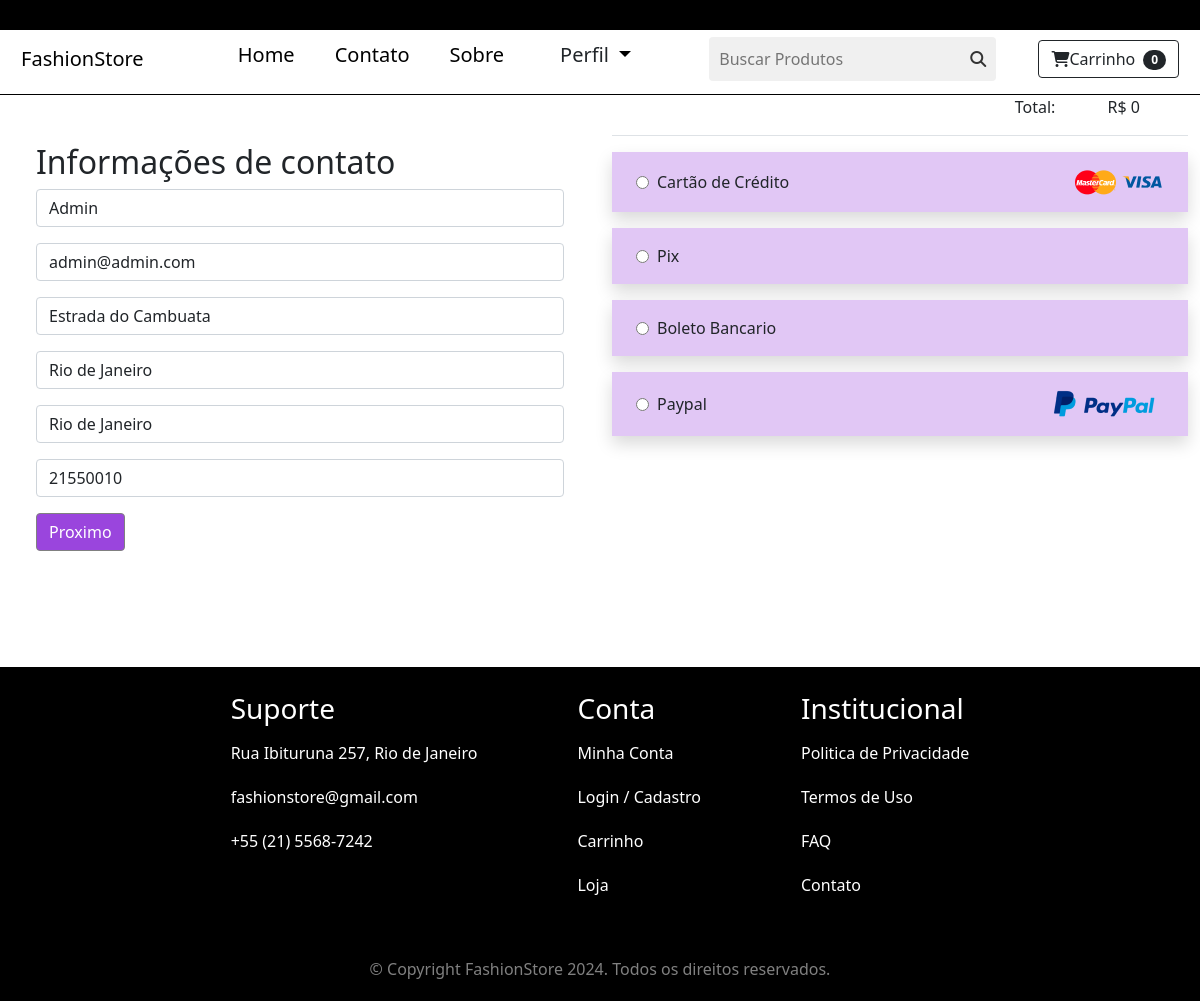
Screenshot of /pagamento/checkout (signed in) with the database file from the repository.
### pagamento/models.py (models this page shows, shortened)
class ShippingAddress(models.Model):
    user = models.ForeignKey(
        User, on_delete=models.CASCADE, null=True, blank=True)
    shipping_full_name = models.CharField(max_length=255)
    shipping_email = models.CharField(max_length=255)
    shipping_address = models.CharField(max_length=255)
    shipping_city = models.CharField(max_length=255)
    shipping_state = models.CharField(max_length=255, null=True, blank=True)
    shipping_zipcode = models.CharField(max_length=255, null=True, blank=True)
    class Meta:
        verbose_name_plural = "Shipping Address"

### pagamento/views.py (the view)
# urls.py: path('checkout', views.checkout, name='checkout'),
def checkout(request):
    carrinho = Carrinho(request)
    produtos_carrinho = carrinho.get_prods
    quantidades = carrinho.get_quants
    totals = carrinho.total_carrinho()
    if request.user.is_authenticated:
        shipping_user = ShippingAddress.objects.get(user__id=request.user.id)
        shipping_form = ShippingForm(
            request.POST or None, instance=shipping_user)
        return render(request, "pagamento/checkout.html", {"produtos_carrinho": produtos_carrinho, "quantidades": quantidades, "totals": totals, "shipping_form": shipping_form})
    else:
        messages.success(
            request, "Precisa está logado para finalizar a compra!")
        return redirect('login')

### pagamento/forms.py
class ShippingForm(forms.ModelForm):
    shipping_full_name = forms.CharField(label="", widget=forms.TextInput(
        attrs={'class': 'form-control', 'placeholder': 'Nome Completo'}), required=True)
    shipping_email = forms.CharField(label="", widget=forms.TextInput(
        attrs={'class': 'form-control', 'placeholder': 'Email'}), required=True)
    shipping_address = forms.CharField(label="", widget=forms.TextInput(
        attrs={'class': 'form-control', 'placeholder': 'Endereço'}), required=True)
    shipping_city = forms.CharField(label="", widget=forms.TextInput(
        attrs={'class': 'form-control', 'placeholder': 'Cidade'}), required=True)
    shipping_state = forms.CharField(label="", widget=forms.TextInput(
        attrs={'class': 'form-control', 'placeholder': 'Estado'}), required=False)
    shipping_zipcode = forms.CharField(label="", widget=forms.TextInput(
        attrs={'class': 'form-control', 'placeholder': 'CEP'}), required=False)
    class Meta:
        model = ShippingAddress
        fields = ['shipping_full_name', 'shipping_email', 'shipping_address',
                  'shipping_city', 'shipping_state', 'shipping_zipcode',]
        exclude = ['user',]

### carrinho/carrinho.py (called while the page is built)
    def __len__(self):
        return len(self.carrinho)

    def total_carrinho(self):
        produto_id = self.carrinho.keys()
        produtos = Produto.objects.filter(id__in=produto_id)
        quantidade = self.carrinho
        total = 0
        for key, value in quantidade.items():
            key = int(key)
            for produto in produtos:
                if produto.id == key:
                    total = total + (produto.preco * value)
        return total

    def get_prods(self):
        produto_ids = self.carrinho.keys()
        produtos = Produto.objects.filter(id__in=produto_ids)
        return produtos

### carrinho/context_processors.py (called while the page is built)
def carrinho(request):
    return {'carrinho': Carrinho(request)}

### pagamento/templates/pagamento/checkout.html (shortened to what this page needs)
{% extends "base.html" %}
{% block content %}
<main class="flex-row">
  <div class="container container-payment mt-5">
    <div class=" container d-flex">
      <div class="container d-flex flex-column pagamento">
        <h2>Informações de contato</h2>
        <form method="POST" action="{% url 'info_pagamento' %}">
          {{ shipping_form.as_p }}
          <button type="submit" class="btn btn-bg-purple">
            Proximo
          </button>
        </form>
      </div>
    </div>
  </div>
  <div class="container d-flex flex-column">
    <div class="border-bottom text-end">
      <p class="pe-5">Total: <span class="ps-5"> R$ {{ totals }}</span></p>
    </div>
    <div class="d-flex flex-column mt-2">
      <div class="d-flex align-items-center justify-content-between mt-2 shadow p-3 mb-2 bg-payment">
        <div class="d-flex align-items-center">
          <input type="radio" name="payment-type" id="credit-card" class="ms-2">
          <label class="ms-2 pe-5" for="credit-card">Cartão de Crédito</label>
        </div>
        <div class="pe-2">
          <img src="image 31.png" alt="">
          <img src="Visa.png" alt="">
        </div>
      </div>
      <div class="d-flex align-items-center justify-content-between mt-2 shadow p-3 mb-2 bg-payment">
        <div class="d-flex align-items-center">
          <input type="radio" name="payment-type" id="pix" class="ms-2">
          <label class="ms-2 pe-5" for="pix">Pix</label>
        </div>
      </div>
      <div class="d-flex align-items-center justify-content-between mt-2 shadow p-3 mb-2 bg-payment">
        <div class="d-flex align-items-center">
          <input type="radio" name="payment-type" id="boleto-bancario" class="ms-2">
          <label class="ms-2 pe-5" for="boleto-bancario">Boleto Bancario</label>
        </div>
      </div>
      <div class="d-flex align-items-center justify-content-between mt-2 shadow p-3 bg-payment">
        <div class="d-flex align-items-center">
          <input type="radio" name="payment-type" id="paypal" class="ms-2">
          <label class="ms-2 pe-5" for="paypal">Paypal</label>
        </div>
        <div class="pe-2">
          <img src="pngwing 1.png" alt="">
        </div>
      </div>
    </div>
  </div>
</main>
{% endblock %}

### static/css/style.css (style rules this page uses)
* { padding: 0; margin: 0; box-sizing: border-box; }
main { min-height:69vh; margin-bottom: 20px; display: flex; flex-direction: column; }
.btn-bg-purple { background-color: #9A45DD; border-color: gray; color: white; }
.container-payment { margin-top: 20px; height: auto; }
.bg-payment { background-color: rgb(225, 199, 245); }

### rows the page displays
ShippingAddress: shipping_full_name "Admin", shipping_email "admin@admin.com", shipping_address "Estrada do Cambuata", shipping_city "Rio de Janeiro", shipping_state "Rio de Janeiro", shipping_zipcode "21550010"

### other values shown
{{ carrinho|length }} "0"
{{ totals }} "0"
